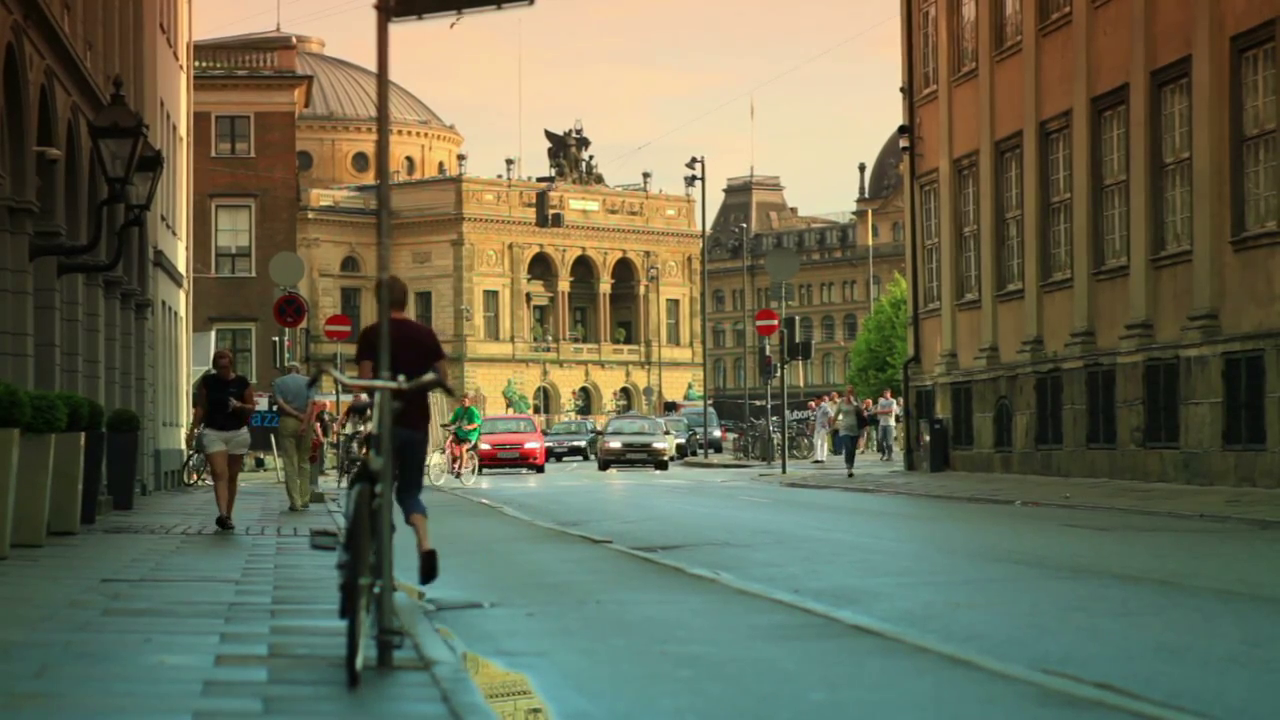
#> input picture frame 31 of videoplayback.mp4, 1280 x 720 px
$ python opencvtest1.py
#> lines starting #> are read from the running program, lines starting #| are printed output that depends on the picture
# -*- coding: utf-8 -*-
import numpy as np
import cv2

#cap = cv2.VideoCapture('movie2.mov')
#cap = cv2.VideoCapture('movie3.m4v')
cap = cv2.VideoCapture('videoplayback.mp4')
ret, frame = cap.read()
#> frame is the input picture: shape (720, 1280, 3); mean B, G, R 81.8, 105.2, 104.6
frame1 = frame
frame2 = frame
accumulate = cv2.subtract(frame,frame)
#> accumulate: shape (720, 1280, 3); every value is 0

while(cap.isOpened()):
	ret, frame = cap.read()
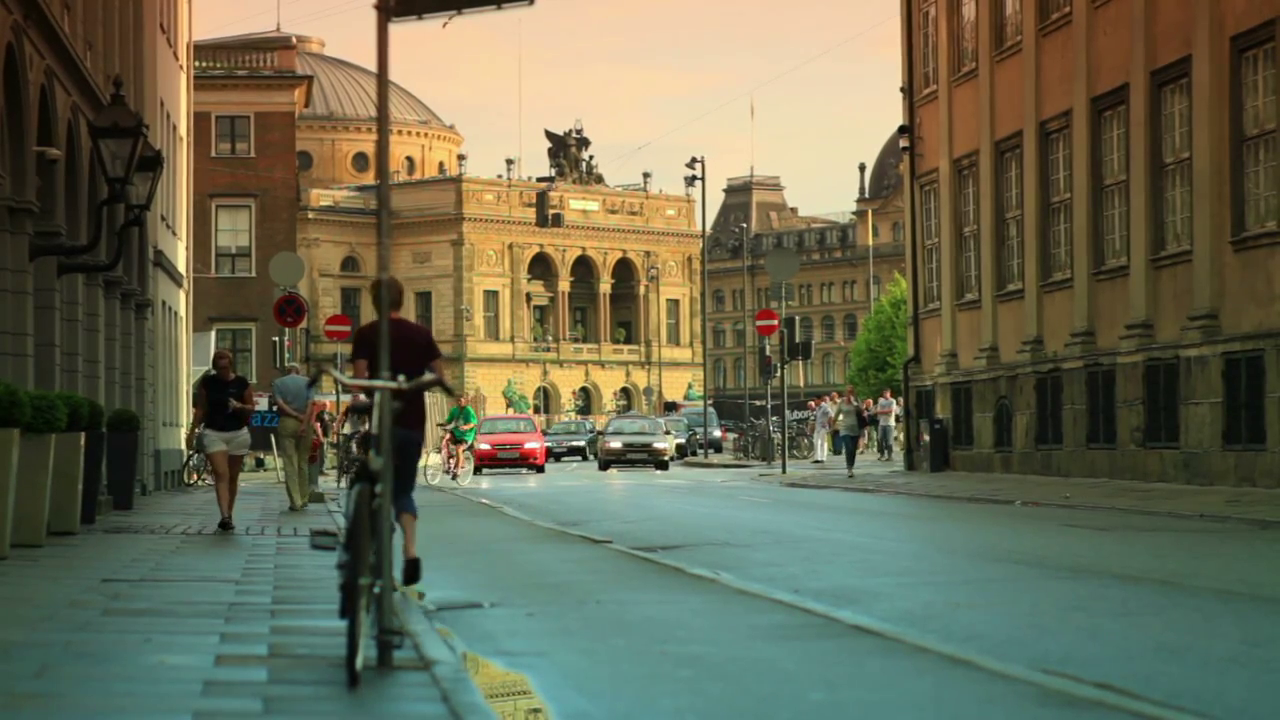
#> input picture frame 32 of videoplayback.mp4, 1280 x 720 px
#> frame is the input picture: shape (720, 1280, 3); mean B, G, R 81.9, 105.3, 104.6
	frame1 = frame
	#difference = cv2.subtract(frame2,frame1)
	frame1 = cv2.cvtColor(frame1, cv2.COLOR_BGR2GRAY)
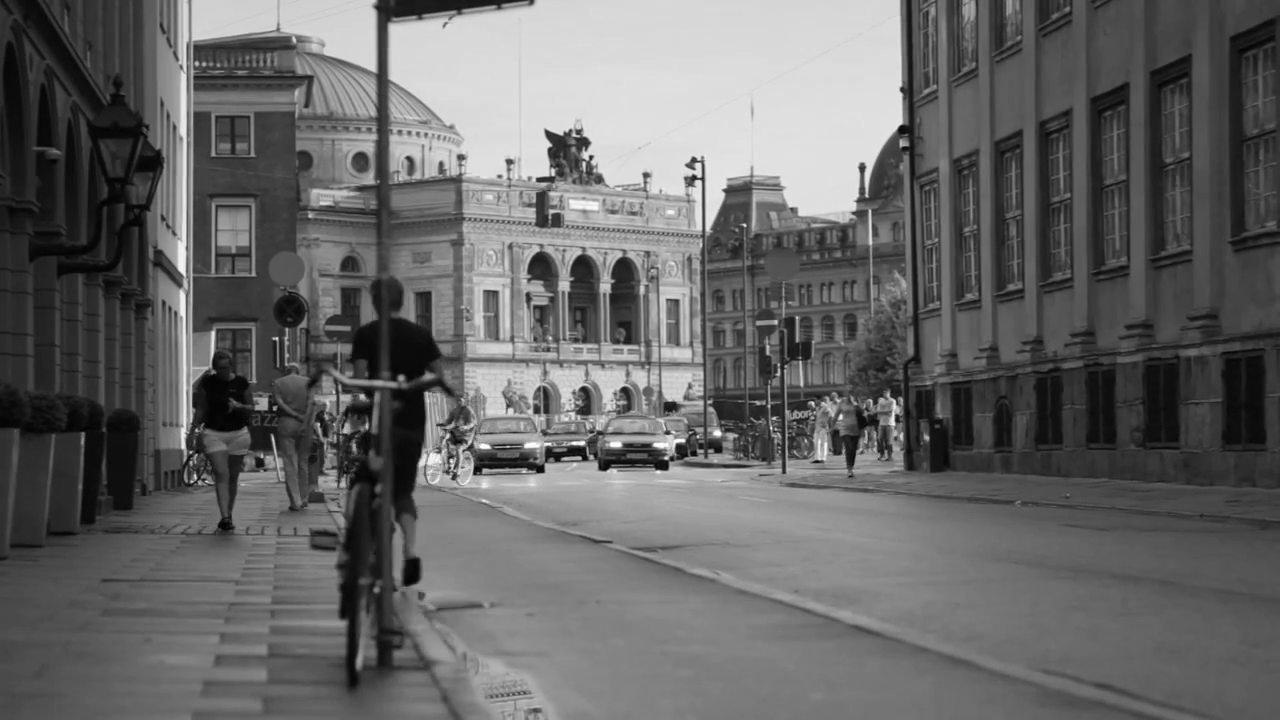
#> frame1: shape (720, 1280); min 1, max 255, mean 102.4
	frame2 = cv2.cvtColor(frame2, cv2.COLOR_BGR2GRAY)
	difference = cv2.subtract(frame2,frame1)
	#difference = cv2.equalizeHist(difference)
	#thresh,difference = cv2.threshold(difference,20,255,cv2.THRESH_TOZERO)
	difference = cv2.equalizeHist(difference)
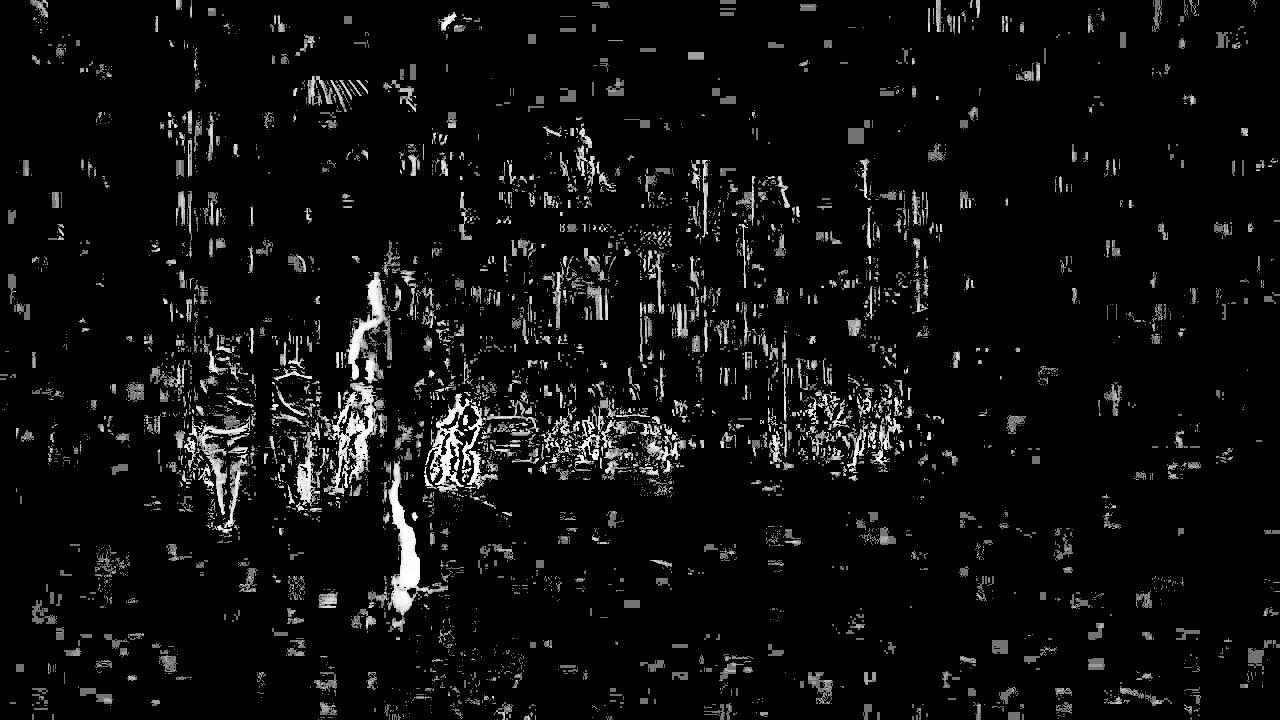
#> difference: shape (720, 1280); min 0, max 255, mean 13.6
	# [6 lines of commented-out code are left out]
	difference = cv2.applyColorMap(difference, cv2.COLORMAP_JET)
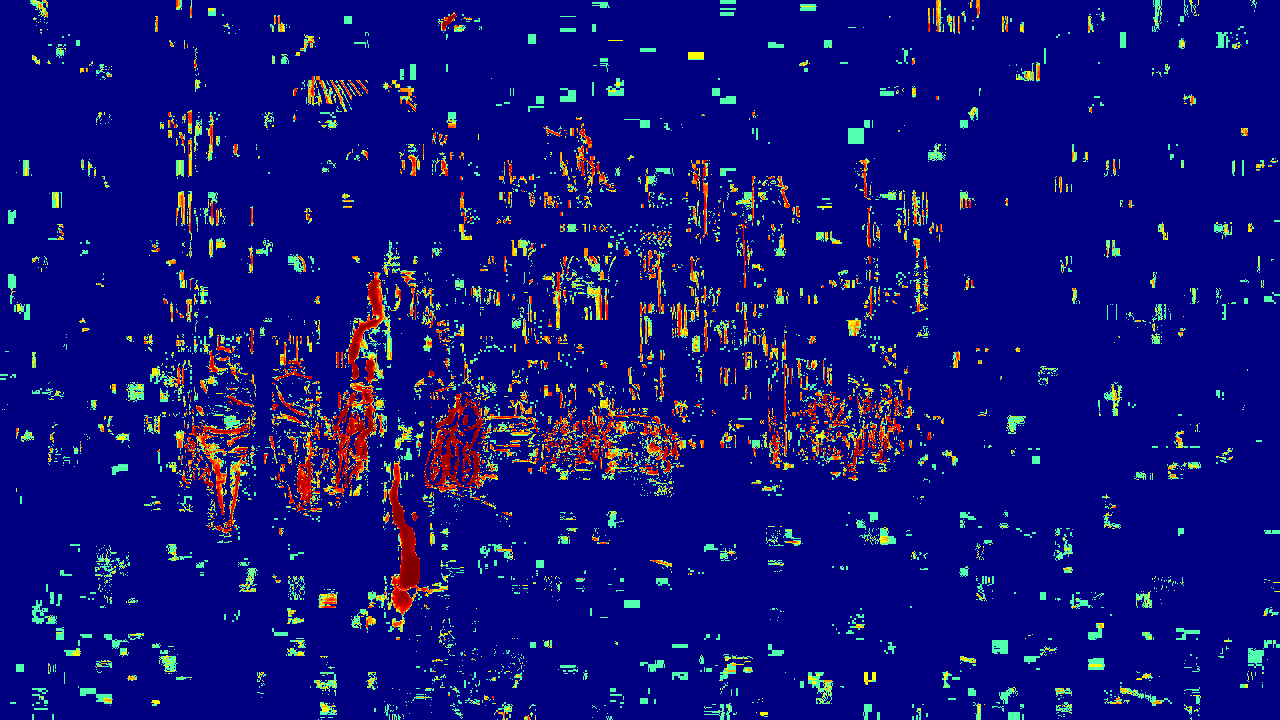
#> difference: shape (720, 1280, 3); mean B, G, R 123.9, 15.7, 14.3
	frame2 = frame
	cv2.imshow('frame',difference)
	#cv2.imshow('frame',accumulate)
	if cv2.waitKey(1) & 0xFF == ord('q'):
#> (key q is pressed here)
		break

cap.release()
cv2.destroyAllWindows()

$ run again, starting later in the video
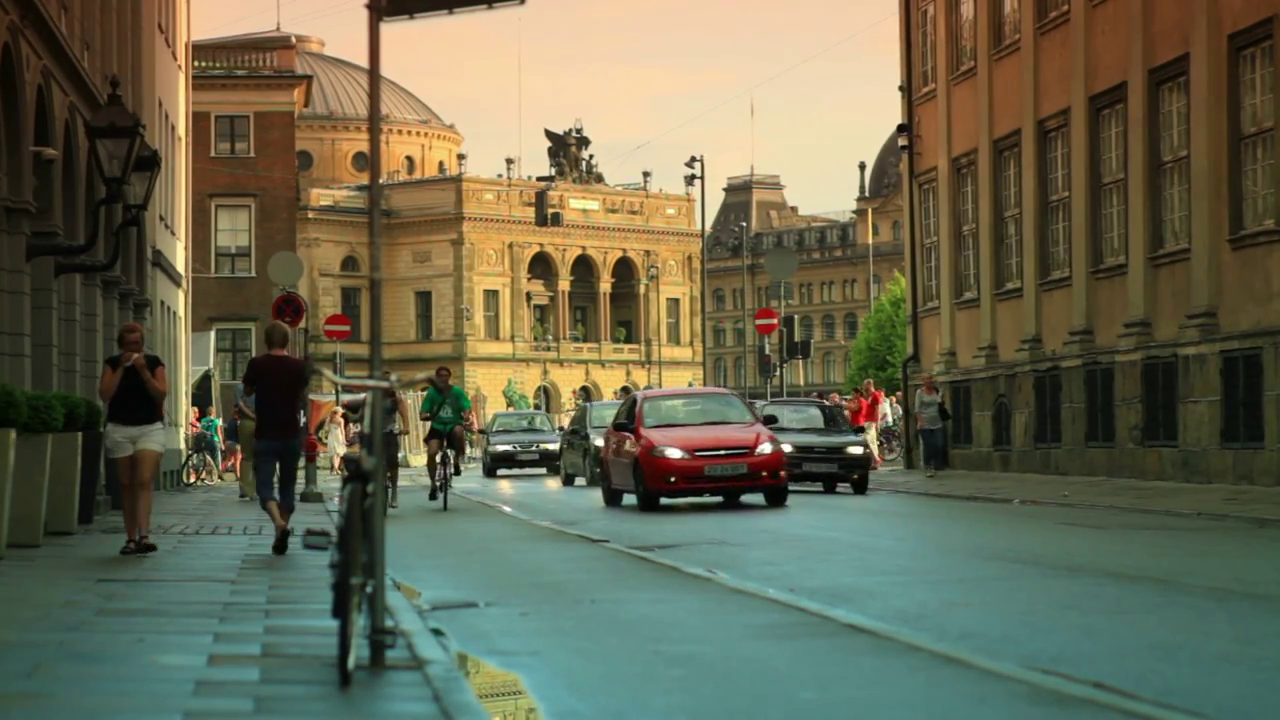
#> input picture frame 143 of videoplayback.mp4, 1280 x 720 px
#> frame is the input picture: shape (720, 1280, 3); mean B, G, R 80.3, 103.3, 103.4
#> accumulate: shape (720, 1280, 3); every value is 0
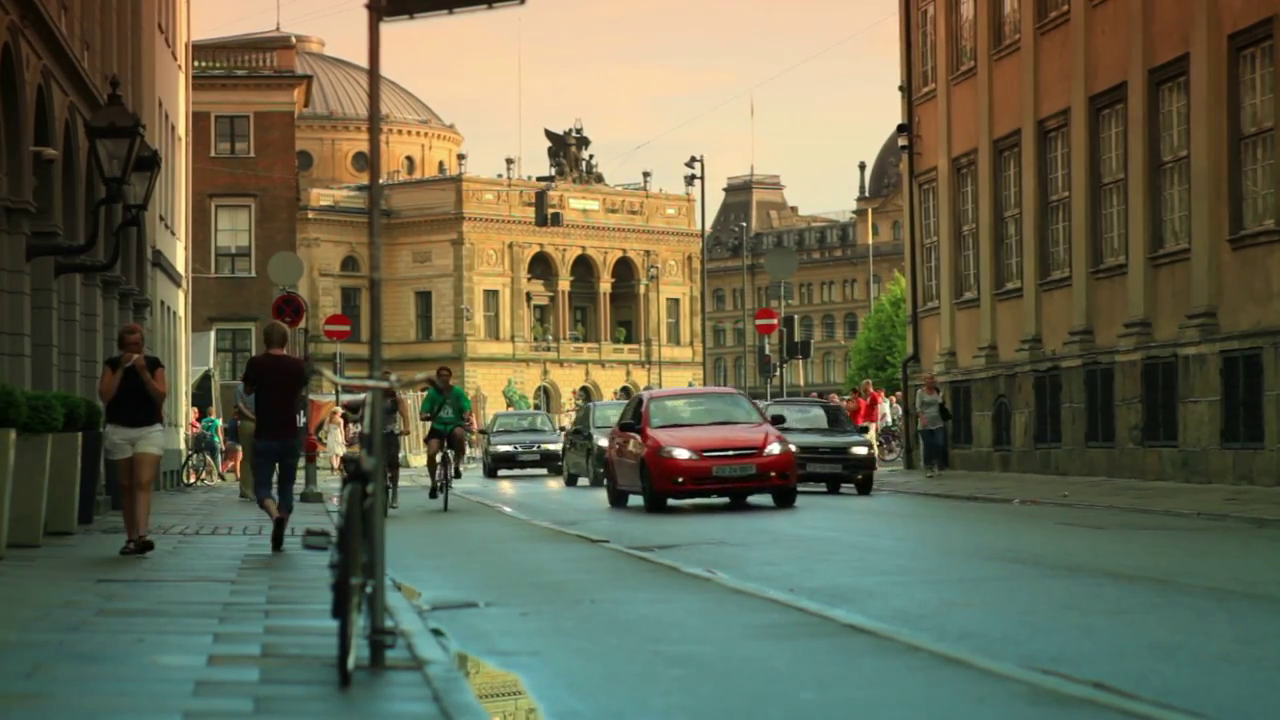
#> input picture frame 144 of videoplayback.mp4, 1280 x 720 px
#> frame is the input picture: shape (720, 1280, 3); mean B, G, R 80.2, 103.2, 103.4
#> `difference = cv2.applyColorMap(difference, cv2.COLORMAP_JET)`:
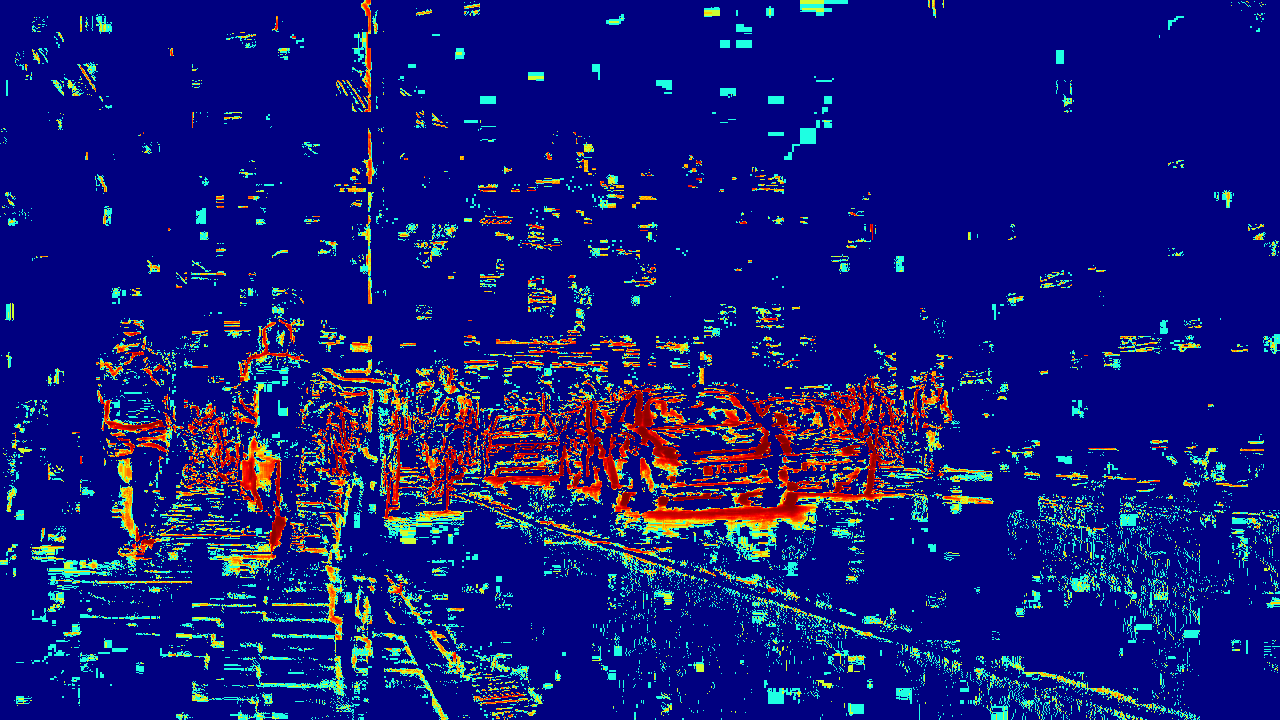
#> difference: shape (720, 1280, 3); mean B, G, R 124.5, 23, 18.4

$ run again, starting later in the video
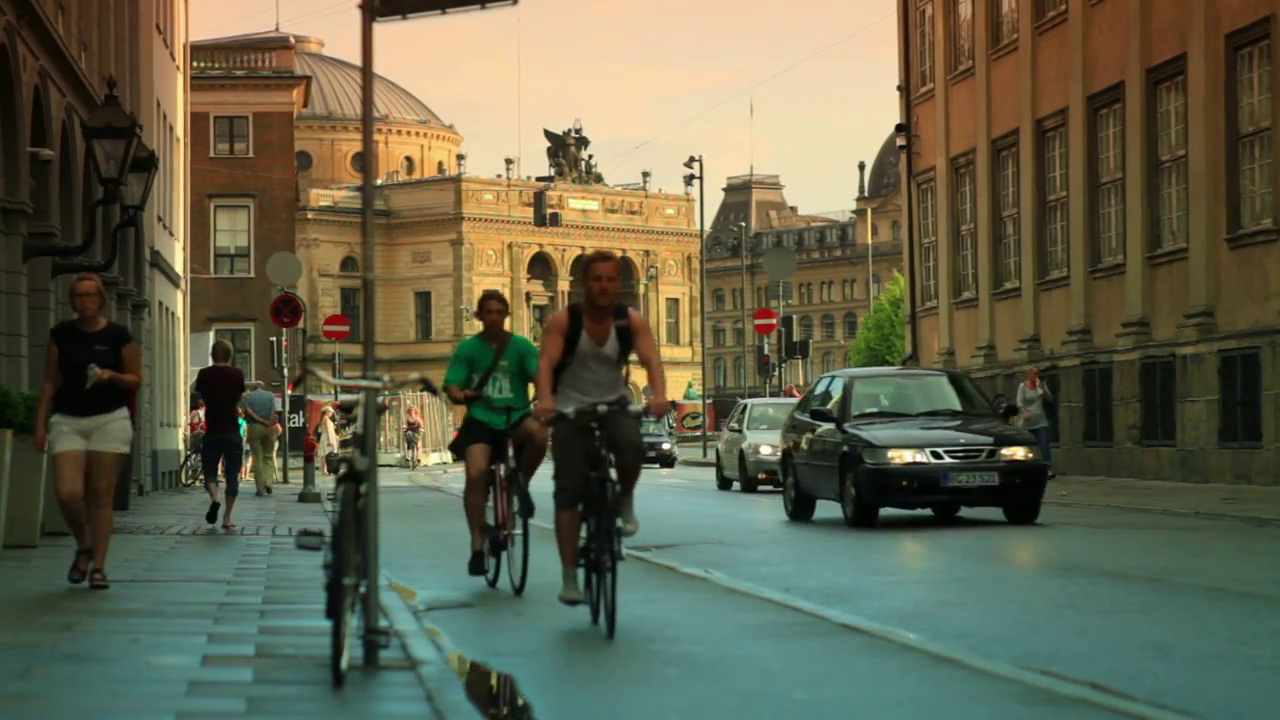
#> input picture frame 254 of videoplayback.mp4, 1280 x 720 px
#> frame is the input picture: shape (720, 1280, 3); mean B, G, R 76.3, 98.5, 98.5
#> accumulate: shape (720, 1280, 3); every value is 0
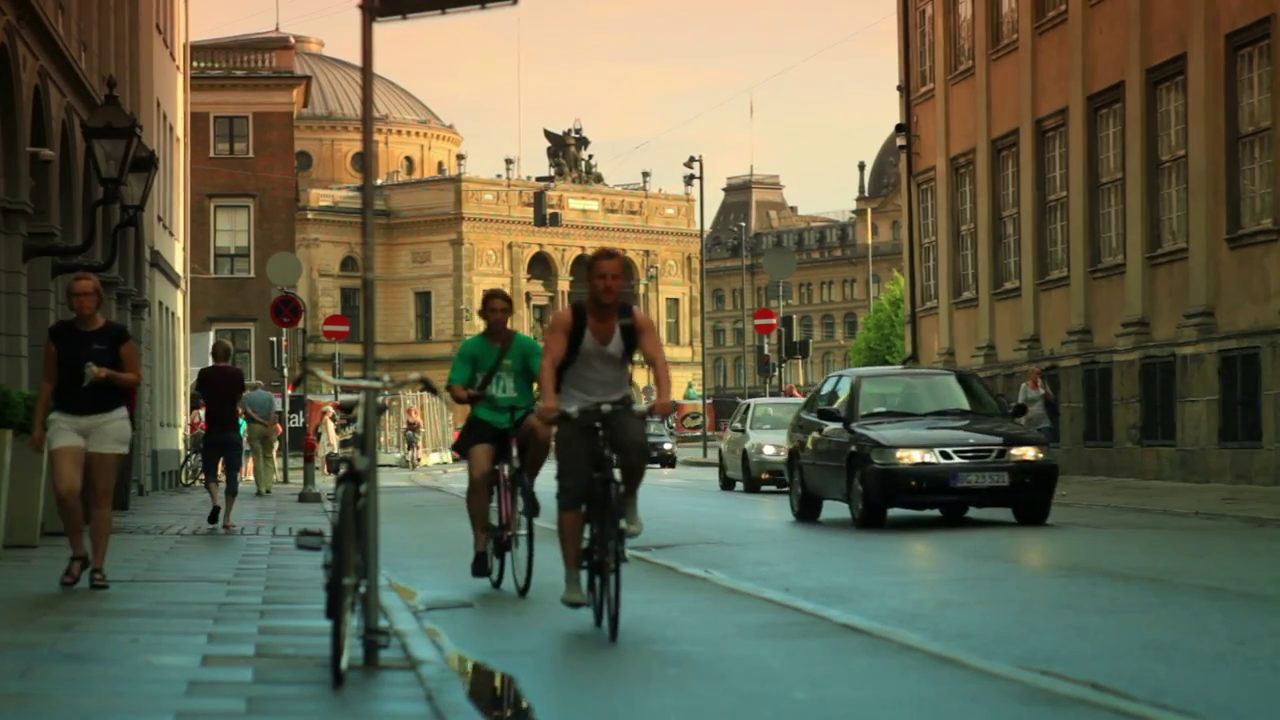
#> input picture frame 255 of videoplayback.mp4, 1280 x 720 px
#> frame is the input picture: shape (720, 1280, 3); mean B, G, R 76.2, 98.3, 98.4
#> `difference = cv2.applyColorMap(difference, cv2.COLORMAP_JET)`:
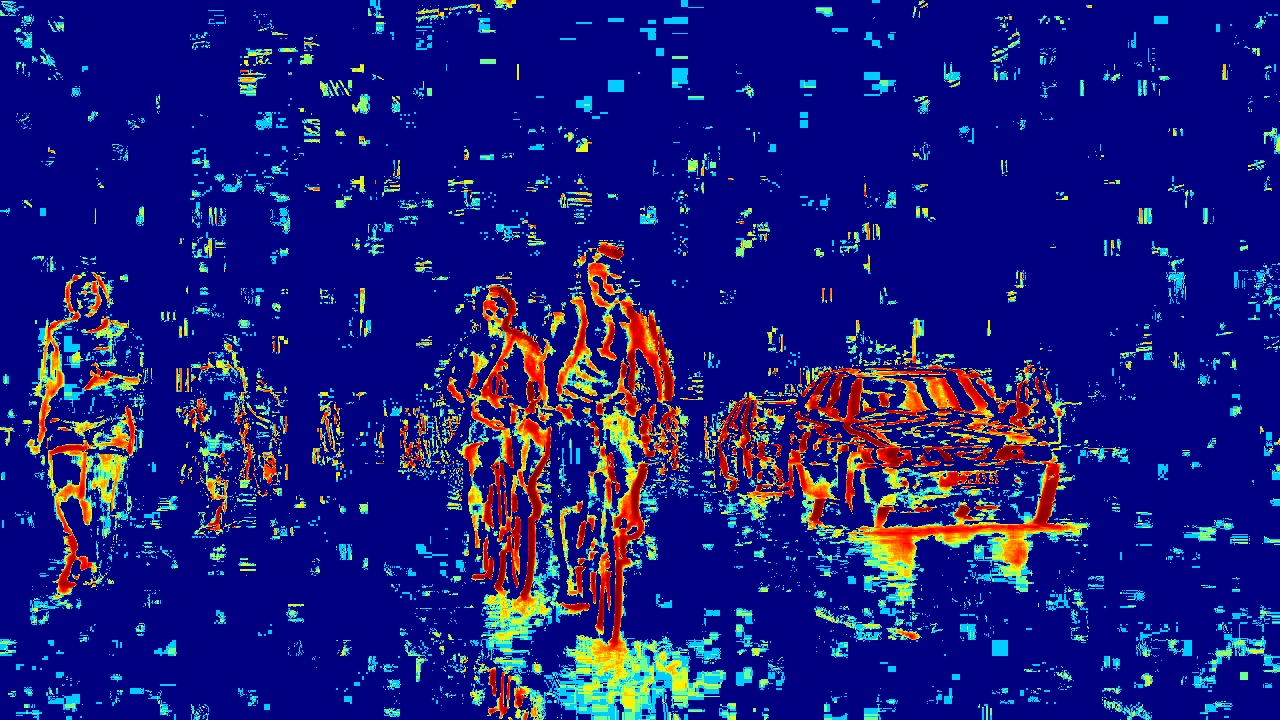
#> difference: shape (720, 1280, 3); mean B, G, R 125.3, 26.5, 21.2
